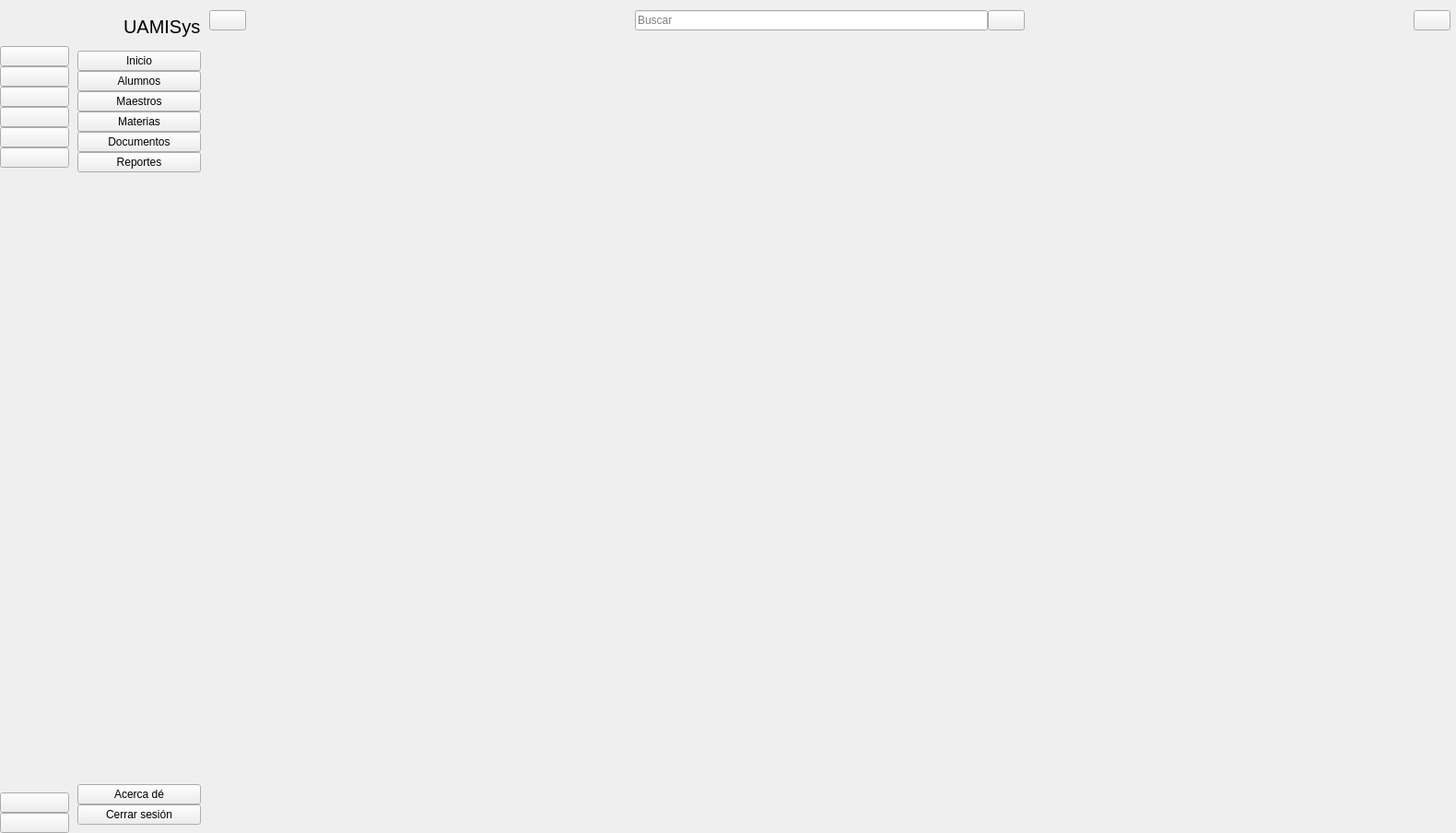
<?xml version="1.0" encoding="UTF-8"?>
<ui version="4.0">
 <class>MainWindow</class>
 <widget class="QMainWindow" name="MainWindow">
  <property name="geometry">
   <rect>
    <x>0</x>
    <y>0</y>
    <width>1580</width>
    <height>904</height>
   </rect>
  </property>
  <property name="minimumSize">
   <size>
    <width>1580</width>
    <height>904</height>
   </size>
  </property>
  <property name="maximumSize">
   <size>
    <width>1580</width>
    <height>904</height>
   </size>
  </property>
  <property name="windowTitle">
   <string>MainWindow</string>
  </property>
  <widget class="QWidget" name="contenedo_principal">
   <layout class="QGridLayout" name="gridLayout">
    <property name="leftMargin">
     <number>0</number>
    </property>
    <property name="topMargin">
     <number>0</number>
    </property>
    <property name="rightMargin">
     <number>0</number>
    </property>
    <property name="bottomMargin">
     <number>0</number>
    </property>
    <property name="spacing">
     <number>0</number>
    </property>
    <item row="0" column="1">
     <widget class="QWidget" name="contenedor_menu_completo" native="true">
      <layout class="QVBoxLayout" name="verticalLayout_6">
       <item>
        <layout class="QHBoxLayout" name="logo_titulo">
         <property name="spacing">
          <number>0</number>
         </property>
         <item>
          <widget class="QLabel" name="logo_1">
           <property name="minimumSize">
            <size>
             <width>50</width>
             <height>40</height>
            </size>
           </property>
           <property name="maximumSize">
            <size>
             <width>50</width>
             <height>40</height>
            </size>
           </property>
           <property name="text">
            <string/>
           </property>
           <property name="pixmap">
            <pixmap resource="recursos.qrc">:/prefijoNuevo/recursos/logoUamitos.png</pixmap>
           </property>
           <property name="scaledContents">
            <bool>true</bool>
           </property>
          </widget>
         </item>
         <item>
          <widget class="QLabel" name="titulo">
           <property name="font">
            <font>
             <pointsize>15</pointsize>
            </font>
           </property>
           <property name="text">
            <string>UAMISys</string>
           </property>
          </widget>
         </item>
        </layout>
       </item>
       <item>
        <layout class="QVBoxLayout" name="verticalLayout_2">
         <property name="spacing">
          <number>0</number>
         </property>
         <item>
          <widget class="QPushButton" name="btn_inicio_texto">
           <property name="text">
            <string>Inicio</string>
           </property>
           <property name="icon">
            <iconset resource="recursos.qrc">
             <normaloff>:/prefijoNuevo/iconos/casa.png</normaloff>
             <normalon>:/prefijoNuevo/iconos/casa-1.png</normalon>:/prefijoNuevo/iconos/casa.png</iconset>
           </property>
           <property name="iconSize">
            <size>
             <width>20</width>
             <height>20</height>
            </size>
           </property>
           <property name="checkable">
            <bool>true</bool>
           </property>
           <property name="autoExclusive">
            <bool>true</bool>
           </property>
          </widget>
         </item>
         <item>
          <widget class="QPushButton" name="btn_alumnos_texto">
           <property name="text">
            <string>Alumnos</string>
           </property>
           <property name="icon">
            <iconset resource="recursos.qrc">
             <normaloff>:/prefijoNuevo/iconos/alumno-1.png</normaloff>
             <normalon>:/prefijoNuevo/iconos/alumno.png</normalon>:/prefijoNuevo/iconos/alumno-1.png</iconset>
           </property>
           <property name="iconSize">
            <size>
             <width>20</width>
             <height>20</height>
            </size>
           </property>
           <property name="checkable">
            <bool>true</bool>
           </property>
           <property name="autoExclusive">
            <bool>true</bool>
           </property>
          </widget>
         </item>
         <item>
          <widget class="QPushButton" name="btn_maestros_texto">
           <property name="text">
            <string>Maestros</string>
           </property>
           <property name="icon">
            <iconset resource="recursos.qrc">
             <normaloff>:/prefijoNuevo/iconos/maestro-2.png</normaloff>
             <normalon>:/prefijoNuevo/iconos/maestro.png</normalon>:/prefijoNuevo/iconos/maestro-2.png</iconset>
           </property>
           <property name="iconSize">
            <size>
             <width>20</width>
             <height>20</height>
            </size>
           </property>
           <property name="checkable">
            <bool>true</bool>
           </property>
           <property name="autoExclusive">
            <bool>true</bool>
           </property>
          </widget>
         </item>
         <item>
          <widget class="QPushButton" name="btn_materias_texto">
           <property name="text">
            <string>Materias</string>
           </property>
           <property name="icon">
            <iconset resource="recursos.qrc">
             <normaloff>:/prefijoNuevo/iconos/libros.png</normaloff>
             <normalon>:/prefijoNuevo/iconos/libros-2.png</normalon>:/prefijoNuevo/iconos/libros.png</iconset>
           </property>
           <property name="iconSize">
            <size>
             <width>20</width>
             <height>20</height>
            </size>
           </property>
           <property name="checkable">
            <bool>true</bool>
           </property>
           <property name="autoExclusive">
            <bool>true</bool>
           </property>
          </widget>
         </item>
         <item>
          <widget class="QPushButton" name="btndocumentos_texto">
           <property name="text">
            <string>Documentos</string>
           </property>
           <property name="icon">
            <iconset resource="recursos.qrc">
             <normaloff>:/prefijoNuevo/iconos/abrir-documento-1.png</normaloff>
             <normalon>:/prefijoNuevo/iconos/abrir-documento.png</normalon>:/prefijoNuevo/iconos/abrir-documento-1.png</iconset>
           </property>
           <property name="iconSize">
            <size>
             <width>20</width>
             <height>20</height>
            </size>
           </property>
           <property name="checkable">
            <bool>true</bool>
           </property>
           <property name="autoExclusive">
            <bool>true</bool>
           </property>
          </widget>
         </item>
         <item>
          <widget class="QPushButton" name="btn_reportes_texto">
           <property name="text">
            <string>Reportes</string>
           </property>
           <property name="icon">
            <iconset resource="recursos.qrc">
             <normaloff>:/prefijoNuevo/iconos/analitica.png</normaloff>
             <normalon>:/prefijoNuevo/iconos/analitica-2.png</normalon>:/prefijoNuevo/iconos/analitica.png</iconset>
           </property>
           <property name="iconSize">
            <size>
             <width>20</width>
             <height>20</height>
            </size>
           </property>
           <property name="checkable">
            <bool>true</bool>
           </property>
           <property name="autoExclusive">
            <bool>true</bool>
           </property>
          </widget>
         </item>
        </layout>
       </item>
       <item>
        <spacer name="verticalSpacer_2">
         <property name="orientation">
          <enum>Qt::Orientation::Vertical</enum>
         </property>
         <property name="sizeHint" stdset="0">
          <size>
           <width>20</width>
           <height>611</height>
          </size>
         </property>
        </spacer>
       </item>
       <item>
        <layout class="QVBoxLayout" name="verticalLayout_5">
         <property name="spacing">
          <number>0</number>
         </property>
         <item>
          <widget class="QPushButton" name="btn_logout_texto">
           <property name="text">
            <string>Acerca dé</string>
           </property>
           <property name="icon">
            <iconset resource="recursos.qrc">
             <normaloff>:/prefijoNuevo/iconos/acerca-de-1.png</normaloff>
             <normalon>:/prefijoNuevo/iconos/acerca-de.png</normalon>:/prefijoNuevo/iconos/acerca-de-1.png</iconset>
           </property>
           <property name="iconSize">
            <size>
             <width>20</width>
             <height>20</height>
            </size>
           </property>
           <property name="checkable">
            <bool>true</bool>
           </property>
           <property name="autoExclusive">
            <bool>true</bool>
           </property>
          </widget>
         </item>
         <item>
          <widget class="QPushButton" name="btn_acercade_texto">
           <property name="text">
            <string>Cerrar sesión</string>
           </property>
           <property name="icon">
            <iconset resource="recursos.qrc">
             <normaloff>:/prefijoNuevo/iconos/cerrar-sesion-2.png</normaloff>
             <normalon>:/prefijoNuevo/iconos/cerrar-sesion.png</normalon>:/prefijoNuevo/iconos/cerrar-sesion-2.png</iconset>
           </property>
           <property name="iconSize">
            <size>
             <width>20</width>
             <height>20</height>
            </size>
           </property>
           <property name="checkable">
            <bool>true</bool>
           </property>
           <property name="autoExclusive">
            <bool>true</bool>
           </property>
          </widget>
         </item>
        </layout>
       </item>
      </layout>
     </widget>
    </item>
    <item row="0" column="2">
     <widget class="QWidget" name="contenedor_secundario" native="true">
      <layout class="QVBoxLayout" name="verticalLayout_7">
       <property name="leftMargin">
        <number>0</number>
       </property>
       <property name="topMargin">
        <number>0</number>
       </property>
       <property name="rightMargin">
        <number>0</number>
       </property>
       <property name="bottomMargin">
        <number>0</number>
       </property>
       <item>
        <widget class="QWidget" name="widget" native="true">
         <property name="minimumSize">
          <size>
           <width>0</width>
           <height>45</height>
          </size>
         </property>
         <layout class="QHBoxLayout" name="horizontalLayout_4">
          <property name="spacing">
           <number>0</number>
          </property>
          <property name="leftMargin">
           <number>0</number>
          </property>
          <property name="topMargin">
           <number>0</number>
          </property>
          <property name="rightMargin">
           <number>6</number>
          </property>
          <property name="bottomMargin">
           <number>0</number>
          </property>
          <item>
           <widget class="QPushButton" name="btn_menu">
            <property name="text">
             <string/>
            </property>
            <property name="icon">
             <iconset resource="recursos.qrc">
              <normaloff>:/prefijoNuevo/iconos/lista.png</normaloff>
              <normalon>:/prefijoNuevo/iconos/lista.png</normalon>:/prefijoNuevo/iconos/lista.png</iconset>
            </property>
            <property name="iconSize">
             <size>
              <width>20</width>
              <height>20</height>
             </size>
            </property>
            <property name="checkable">
             <bool>true</bool>
            </property>
            <property name="autoExclusive">
             <bool>false</bool>
            </property>
           </widget>
          </item>
          <item>
           <spacer name="horizontalSpacer">
            <property name="orientation">
             <enum>Qt::Orientation::Horizontal</enum>
            </property>
            <property name="sizeHint" stdset="0">
             <size>
              <width>422</width>
              <height>20</height>
             </size>
            </property>
           </spacer>
          </item>
          <item>
           <layout class="QHBoxLayout" name="horizontalLayout">
            <item>
             <widget class="QLineEdit" name="input_buscar">
              <property name="placeholderText">
               <string>Buscar</string>
              </property>
             </widget>
            </item>
            <item>
             <widget class="QPushButton" name="btn_buscar">
              <property name="text">
               <string/>
              </property>
              <property name="icon">
               <iconset resource="recursos.qrc">
                <normaloff>:/prefijoNuevo/iconos/buscar.png</normaloff>:/prefijoNuevo/iconos/buscar.png</iconset>
              </property>
             </widget>
            </item>
           </layout>
          </item>
          <item>
           <spacer name="horizontalSpacer_2">
            <property name="orientation">
             <enum>Qt::Orientation::Horizontal</enum>
            </property>
            <property name="sizeHint" stdset="0">
             <size>
              <width>422</width>
              <height>20</height>
             </size>
            </property>
           </spacer>
          </item>
          <item>
           <widget class="QPushButton" name="btn_user">
            <property name="text">
             <string/>
            </property>
            <property name="icon">
             <iconset resource="recursos.qrc">
              <normaloff>:/prefijoNuevo/iconos/usuario.png</normaloff>:/prefijoNuevo/iconos/usuario.png</iconset>
            </property>
            <property name="iconSize">
             <size>
              <width>20</width>
              <height>20</height>
             </size>
            </property>
            <property name="checkable">
             <bool>true</bool>
            </property>
            <property name="autoExclusive">
             <bool>true</bool>
            </property>
           </widget>
          </item>
         </layout>
        </widget>
       </item>
       <item>
        <widget class="QStackedWidget" name="contendor_contenido">
         <property name="minimumSize">
          <size>
           <width>0</width>
           <height>0</height>
          </size>
         </property>
         <property name="currentIndex">
          <number>0</number>
         </property>
         <widget class="QWidget" name="pagina_bienvenida"/>
         <widget class="QWidget" name="pagina_maestros"/>
         <widget class="QWidget" name="pagina_materias"/>
         <widget class="QWidget" name="pagina_documentos"/>
         <widget class="QWidget" name="page_reportes"/>
         <widget class="QWidget" name="pagina_alumnos"/>
         <widget class="QWidget" name="page_acercade"/>
        </widget>
       </item>
      </layout>
     </widget>
    </item>
    <item row="0" column="0">
     <widget class="QWidget" name="contenedor_menu_iconos" native="true">
      <property name="maximumSize">
       <size>
        <width>75</width>
        <height>16777215</height>
       </size>
      </property>
      <layout class="QVBoxLayout" name="verticalLayout_4">
       <property name="spacing">
        <number>0</number>
       </property>
       <property name="leftMargin">
        <number>0</number>
       </property>
       <property name="topMargin">
        <number>0</number>
       </property>
       <property name="rightMargin">
        <number>0</number>
       </property>
       <property name="bottomMargin">
        <number>0</number>
       </property>
       <item>
        <layout class="QHBoxLayout" name="logo_layout">
         <item>
          <spacer name="horizontalSpacer_4">
           <property name="orientation">
            <enum>Qt::Orientation::Horizontal</enum>
           </property>
           <property name="sizeHint" stdset="0">
            <size>
             <width>40</width>
             <height>20</height>
            </size>
           </property>
          </spacer>
         </item>
         <item>
          <widget class="QLabel" name="logo">
           <property name="minimumSize">
            <size>
             <width>60</width>
             <height>50</height>
            </size>
           </property>
           <property name="maximumSize">
            <size>
             <width>70</width>
             <height>50</height>
            </size>
           </property>
           <property name="text">
            <string/>
           </property>
           <property name="pixmap">
            <pixmap resource="recursos.qrc">:/recursos/recursos/logoUamitos.png</pixmap>
           </property>
           <property name="scaledContents">
            <bool>true</bool>
           </property>
          </widget>
         </item>
         <item>
          <spacer name="horizontalSpacer_3">
           <property name="orientation">
            <enum>Qt::Orientation::Horizontal</enum>
           </property>
           <property name="sizeHint" stdset="0">
            <size>
             <width>40</width>
             <height>20</height>
            </size>
           </property>
          </spacer>
         </item>
        </layout>
       </item>
       <item>
        <layout class="QVBoxLayout" name="verticalLayout">
         <property name="spacing">
          <number>0</number>
         </property>
         <item>
          <widget class="QPushButton" name="btn_inicio">
           <property name="text">
            <string/>
           </property>
           <property name="icon">
            <iconset resource="recursos.qrc">
             <normaloff>:/recursos/iconos/casa.png</normaloff>
             <normalon>:/recursos/iconos/casa-1.png</normalon>:/recursos/iconos/casa.png</iconset>
           </property>
           <property name="iconSize">
            <size>
             <width>26</width>
             <height>26</height>
            </size>
           </property>
           <property name="checkable">
            <bool>true</bool>
           </property>
           <property name="autoExclusive">
            <bool>true</bool>
           </property>
          </widget>
         </item>
         <item>
          <widget class="QPushButton" name="btn_alumnos">
           <property name="text">
            <string/>
           </property>
           <property name="icon">
            <iconset resource="recursos.qrc">
             <normaloff>:/prefijoNuevo/iconos/alumno-1.png</normaloff>
             <normalon>:/prefijoNuevo/iconos/alumno.png</normalon>:/prefijoNuevo/iconos/alumno-1.png</iconset>
           </property>
           <property name="iconSize">
            <size>
             <width>26</width>
             <height>26</height>
            </size>
           </property>
           <property name="checkable">
            <bool>true</bool>
           </property>
           <property name="autoExclusive">
            <bool>true</bool>
           </property>
          </widget>
         </item>
         <item>
          <widget class="QPushButton" name="btn_maestros">
           <property name="text">
            <string/>
           </property>
           <property name="icon">
            <iconset resource="recursos.qrc">
             <normaloff>:/prefijoNuevo/iconos/maestro-2.png</normaloff>
             <normalon>:/prefijoNuevo/iconos/maestro.png</normalon>:/prefijoNuevo/iconos/maestro-2.png</iconset>
           </property>
           <property name="iconSize">
            <size>
             <width>26</width>
             <height>26</height>
            </size>
           </property>
           <property name="checkable">
            <bool>true</bool>
           </property>
           <property name="autoExclusive">
            <bool>true</bool>
           </property>
          </widget>
         </item>
         <item>
          <widget class="QPushButton" name="btn_materias">
           <property name="text">
            <string/>
           </property>
           <property name="icon">
            <iconset resource="recursos.qrc">
             <normaloff>:/prefijoNuevo/iconos/libros.png</normaloff>
             <normalon>:/prefijoNuevo/iconos/libros-2.png</normalon>:/prefijoNuevo/iconos/libros.png</iconset>
           </property>
           <property name="iconSize">
            <size>
             <width>26</width>
             <height>26</height>
            </size>
           </property>
           <property name="checkable">
            <bool>true</bool>
           </property>
           <property name="autoExclusive">
            <bool>true</bool>
           </property>
          </widget>
         </item>
         <item>
          <widget class="QPushButton" name="btn_documentos">
           <property name="text">
            <string/>
           </property>
           <property name="icon">
            <iconset resource="recursos.qrc">
             <normaloff>:/prefijoNuevo/iconos/abrir-documento-1.png</normaloff>
             <normalon>:/prefijoNuevo/iconos/abrir-documento.png</normalon>:/prefijoNuevo/iconos/abrir-documento-1.png</iconset>
           </property>
           <property name="iconSize">
            <size>
             <width>26</width>
             <height>26</height>
            </size>
           </property>
           <property name="checkable">
            <bool>true</bool>
           </property>
           <property name="autoExclusive">
            <bool>true</bool>
           </property>
          </widget>
         </item>
         <item>
          <widget class="QPushButton" name="btn_reportes">
           <property name="text">
            <string/>
           </property>
           <property name="icon">
            <iconset resource="recursos.qrc">
             <normaloff>:/prefijoNuevo/iconos/analitica.png</normaloff>
             <normalon>:/prefijoNuevo/iconos/analitica-2.png</normalon>:/prefijoNuevo/iconos/analitica.png</iconset>
           </property>
           <property name="iconSize">
            <size>
             <width>26</width>
             <height>26</height>
            </size>
           </property>
           <property name="checkable">
            <bool>true</bool>
           </property>
           <property name="autoExclusive">
            <bool>true</bool>
           </property>
          </widget>
         </item>
        </layout>
       </item>
       <item>
        <spacer name="verticalSpacer">
         <property name="orientation">
          <enum>Qt::Orientation::Vertical</enum>
         </property>
         <property name="sizeHint" stdset="0">
          <size>
           <width>20</width>
           <height>589</height>
          </size>
         </property>
        </spacer>
       </item>
       <item>
        <layout class="QVBoxLayout" name="verticalLayout_3">
         <property name="spacing">
          <number>0</number>
         </property>
         <item>
          <widget class="QPushButton" name="btn_acercade">
           <property name="text">
            <string/>
           </property>
           <property name="icon">
            <iconset resource="recursos.qrc">
             <normaloff>:/prefijoNuevo/iconos/acerca-de-1.png</normaloff>
             <normalon>:/prefijoNuevo/iconos/acerca-de.png</normalon>
             <disabledon>:/prefijoNuevo/iconos/acerca-de.png</disabledon>:/prefijoNuevo/iconos/acerca-de-1.png</iconset>
           </property>
           <property name="iconSize">
            <size>
             <width>26</width>
             <height>26</height>
            </size>
           </property>
           <property name="checkable">
            <bool>true</bool>
           </property>
           <property name="autoExclusive">
            <bool>true</bool>
           </property>
          </widget>
         </item>
         <item>
          <widget class="QPushButton" name="btn_logout">
           <property name="text">
            <string/>
           </property>
           <property name="icon">
            <iconset resource="recursos.qrc">
             <normaloff>:/prefijoNuevo/iconos/cerrar-sesion-2.png</normaloff>
             <normalon>:/prefijoNuevo/iconos/cerrar-sesion.png</normalon>:/prefijoNuevo/iconos/cerrar-sesion-2.png</iconset>
           </property>
           <property name="iconSize">
            <size>
             <width>26</width>
             <height>26</height>
            </size>
           </property>
           <property name="checkable">
            <bool>true</bool>
           </property>
           <property name="autoExclusive">
            <bool>true</bool>
           </property>
          </widget>
         </item>
        </layout>
       </item>
      </layout>
     </widget>
    </item>
   </layout>
  </widget>
 </widget>
 <resources>
  <include location="recursos.qrc"/>
 </resources>
 <connections>
  <connection>
   <sender>btn_menu</sender>
   <signal>toggled(bool)</signal>
   <receiver>contenedor_menu_iconos</receiver>
   <slot>setVisible(bool)</slot>
   <hints>
    <hint type="sourcelabel">
     <x>253</x>
     <y>18</y>
    </hint>
    <hint type="destinationlabel">
     <x>27</x>
     <y>410</y>
    </hint>
   </hints>
  </connection>
  <connection>
   <sender>btn_menu</sender>
   <signal>toggled(bool)</signal>
   <receiver>contenedor_menu_completo</receiver>
   <slot>setHidden(bool)</slot>
   <hints>
    <hint type="sourcelabel">
     <x>231</x>
     <y>29</y>
    </hint>
    <hint type="destinationlabel">
     <x>200</x>
     <y>497</y>
    </hint>
   </hints>
  </connection>
  <connection>
   <sender>btn_inicio</sender>
   <signal>toggled(bool)</signal>
   <receiver>btn_inicio_texto</receiver>
   <slot>setChecked(bool)</slot>
   <hints>
    <hint type="sourcelabel">
     <x>51</x>
     <y>62</y>
    </hint>
    <hint type="destinationlabel">
     <x>122</x>
     <y>66</y>
    </hint>
   </hints>
  </connection>
  <connection>
   <sender>btn_alumnos</sender>
   <signal>toggled(bool)</signal>
   <receiver>btn_alumnos_texto</receiver>
   <slot>setChecked(bool)</slot>
   <hints>
    <hint type="sourcelabel">
     <x>58</x>
     <y>97</y>
    </hint>
    <hint type="destinationlabel">
     <x>102</x>
     <y>96</y>
    </hint>
   </hints>
  </connection>
  <connection>
   <sender>btn_maestros</sender>
   <signal>toggled(bool)</signal>
   <receiver>btn_maestros_texto</receiver>
   <slot>setChecked(bool)</slot>
   <hints>
    <hint type="sourcelabel">
     <x>48</x>
     <y>127</y>
    </hint>
    <hint type="destinationlabel">
     <x>117</x>
     <y>119</y>
    </hint>
   </hints>
  </connection>
  <connection>
   <sender>btn_materias</sender>
   <signal>toggled(bool)</signal>
   <receiver>btn_materias_texto</receiver>
   <slot>setChecked(bool)</slot>
   <hints>
    <hint type="sourcelabel">
     <x>57</x>
     <y>167</y>
    </hint>
    <hint type="destinationlabel">
     <x>100</x>
     <y>148</y>
    </hint>
   </hints>
  </connection>
  <connection>
   <sender>btn_documentos</sender>
   <signal>toggled(bool)</signal>
   <receiver>btndocumentos_texto</receiver>
   <slot>setChecked(bool)</slot>
   <hints>
    <hint type="sourcelabel">
     <x>29</x>
     <y>194</y>
    </hint>
    <hint type="destinationlabel">
     <x>115</x>
     <y>172</y>
    </hint>
   </hints>
  </connection>
  <connection>
   <sender>btn_reportes</sender>
   <signal>toggled(bool)</signal>
   <receiver>btn_reportes_texto</receiver>
   <slot>setChecked(bool)</slot>
   <hints>
    <hint type="sourcelabel">
     <x>39</x>
     <y>237</y>
    </hint>
    <hint type="destinationlabel">
     <x>118</x>
     <y>208</y>
    </hint>
   </hints>
  </connection>
  <connection>
   <sender>btn_inicio_texto</sender>
   <signal>toggled(bool)</signal>
   <receiver>btn_inicio</receiver>
   <slot>setChecked(bool)</slot>
   <hints>
    <hint type="sourcelabel">
     <x>114</x>
     <y>72</y>
    </hint>
    <hint type="destinationlabel">
     <x>58</x>
     <y>74</y>
    </hint>
   </hints>
  </connection>
  <connection>
   <sender>btn_alumnos_texto</sender>
   <signal>toggled(bool)</signal>
   <receiver>btn_alumnos</receiver>
   <slot>setChecked(bool)</slot>
   <hints>
    <hint type="sourcelabel">
     <x>189</x>
     <y>97</y>
    </hint>
    <hint type="destinationlabel">
     <x>66</x>
     <y>95</y>
    </hint>
   </hints>
  </connection>
  <connection>
   <sender>btn_maestros_texto</sender>
   <signal>toggled(bool)</signal>
   <receiver>btn_maestros</receiver>
   <slot>setChecked(bool)</slot>
   <hints>
    <hint type="sourcelabel">
     <x>198</x>
     <y>126</y>
    </hint>
    <hint type="destinationlabel">
     <x>46</x>
     <y>136</y>
    </hint>
   </hints>
  </connection>
  <connection>
   <sender>btn_materias_texto</sender>
   <signal>toggled(bool)</signal>
   <receiver>btn_materias</receiver>
   <slot>setChecked(bool)</slot>
   <hints>
    <hint type="sourcelabel">
     <x>192</x>
     <y>151</y>
    </hint>
    <hint type="destinationlabel">
     <x>46</x>
     <y>162</y>
    </hint>
   </hints>
  </connection>
  <connection>
   <sender>btndocumentos_texto</sender>
   <signal>toggled(bool)</signal>
   <receiver>btn_documentos</receiver>
   <slot>setChecked(bool)</slot>
   <hints>
    <hint type="sourcelabel">
     <x>195</x>
     <y>170</y>
    </hint>
    <hint type="destinationlabel">
     <x>58</x>
     <y>193</y>
    </hint>
   </hints>
  </connection>
  <connection>
   <sender>btn_reportes_texto</sender>
   <signal>toggled(bool)</signal>
   <receiver>btn_reportes</receiver>
   <slot>setChecked(bool)</slot>
   <hints>
    <hint type="sourcelabel">
     <x>204</x>
     <y>201</y>
    </hint>
    <hint type="destinationlabel">
     <x>38</x>
     <y>236</y>
    </hint>
   </hints>
  </connection>
  <connection>
   <sender>btn_acercade</sender>
   <signal>toggled(bool)</signal>
   <receiver>btn_logout_texto</receiver>
   <slot>setChecked(bool)</slot>
   <hints>
    <hint type="sourcelabel">
     <x>50</x>
     <y>853</y>
    </hint>
    <hint type="destinationlabel">
     <x>117</x>
     <y>849</y>
    </hint>
   </hints>
  </connection>
  <connection>
   <sender>btn_logout_texto</sender>
   <signal>toggled(bool)</signal>
   <receiver>btn_acercade</receiver>
   <slot>setChecked(bool)</slot>
   <hints>
    <hint type="sourcelabel">
     <x>119</x>
     <y>855</y>
    </hint>
    <hint type="destinationlabel">
     <x>44</x>
     <y>857</y>
    </hint>
   </hints>
  </connection>
  <connection>
   <sender>btn_acercade_texto</sender>
   <signal>toggled(bool)</signal>
   <receiver>btn_logout</receiver>
   <slot>setChecked(bool)</slot>
   <hints>
    <hint type="sourcelabel">
     <x>111</x>
     <y>882</y>
    </hint>
    <hint type="destinationlabel">
     <x>56</x>
     <y>887</y>
    </hint>
   </hints>
  </connection>
  <connection>
   <sender>btn_logout</sender>
   <signal>toggled(bool)</signal>
   <receiver>btn_acercade_texto</receiver>
   <slot>setChecked(bool)</slot>
   <hints>
    <hint type="sourcelabel">
     <x>45</x>
     <y>886</y>
    </hint>
    <hint type="destinationlabel">
     <x>166</x>
     <y>878</y>
    </hint>
   </hints>
  </connection>
  <connection>
   <sender>btn_acercade_texto</sender>
   <signal>clicked()</signal>
   <receiver>MainWindow</receiver>
   <slot>close()</slot>
   <hints>
    <hint type="sourcelabel">
     <x>195</x>
     <y>875</y>
    </hint>
    <hint type="destinationlabel">
     <x>441</x>
     <y>-13</y>
    </hint>
   </hints>
  </connection>
  <connection>
   <sender>btn_logout</sender>
   <signal>clicked()</signal>
   <receiver>MainWindow</receiver>
   <slot>close()</slot>
   <hints>
    <hint type="sourcelabel">
     <x>47</x>
     <y>898</y>
    </hint>
    <hint type="destinationlabel">
     <x>423</x>
     <y>-1</y>
    </hint>
   </hints>
  </connection>
 </connections>
</ui>
